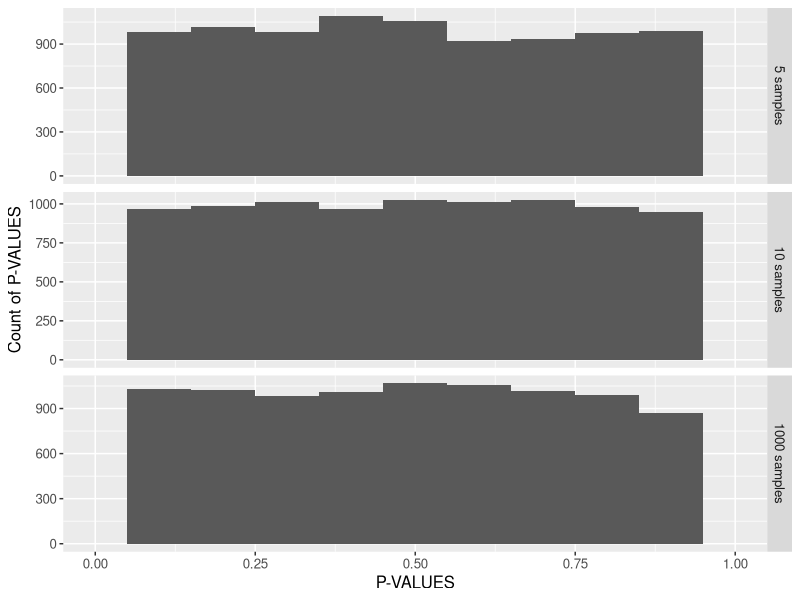
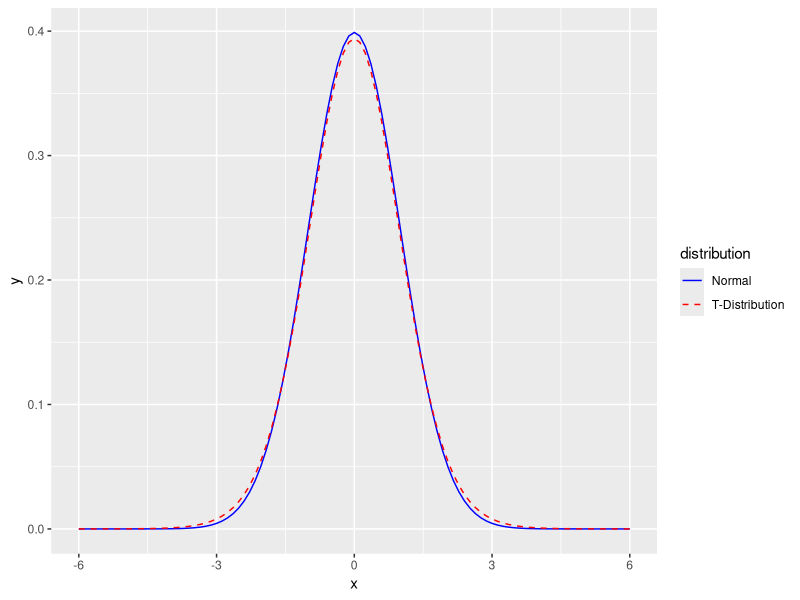
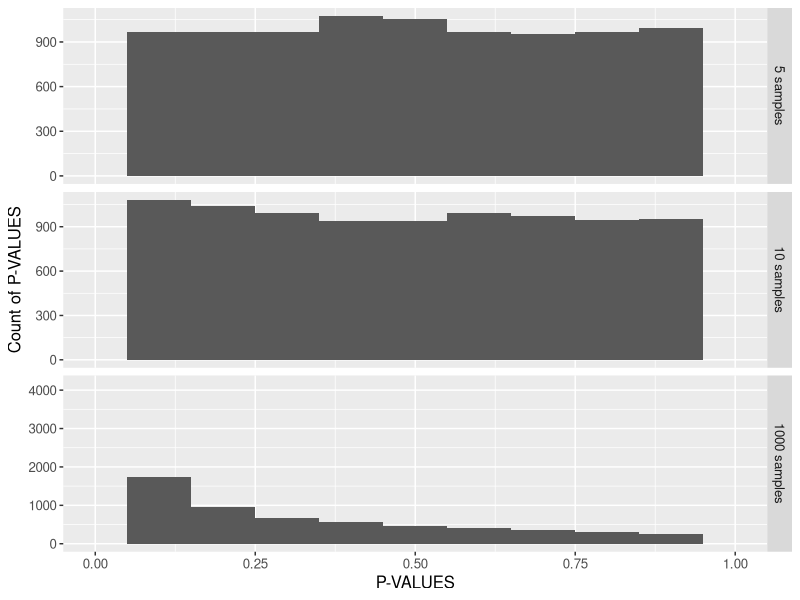
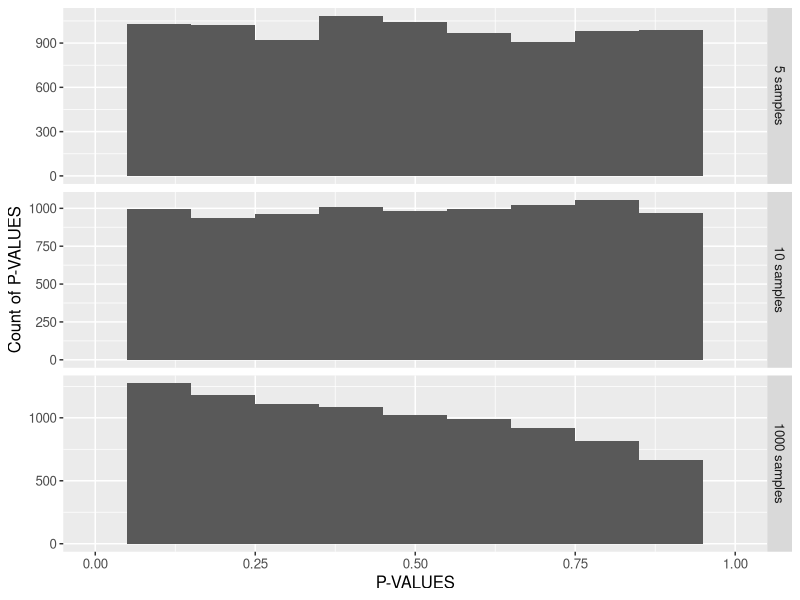
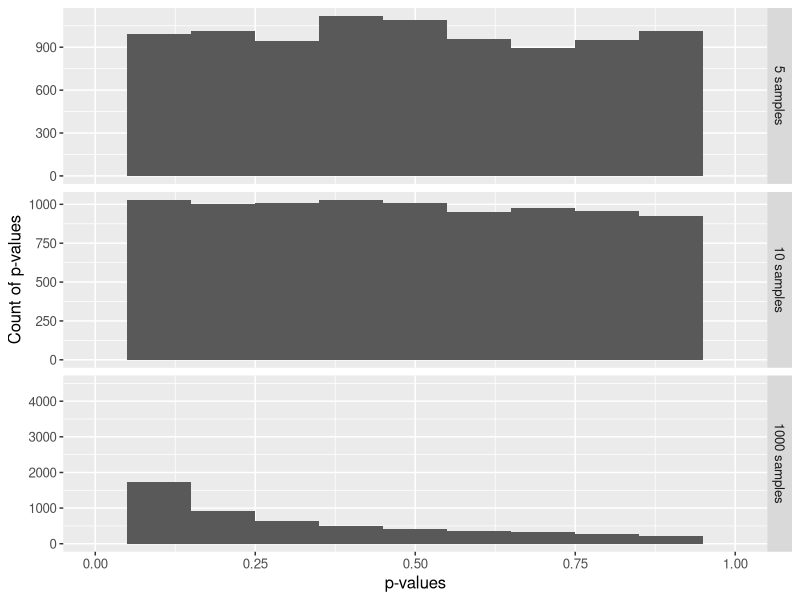
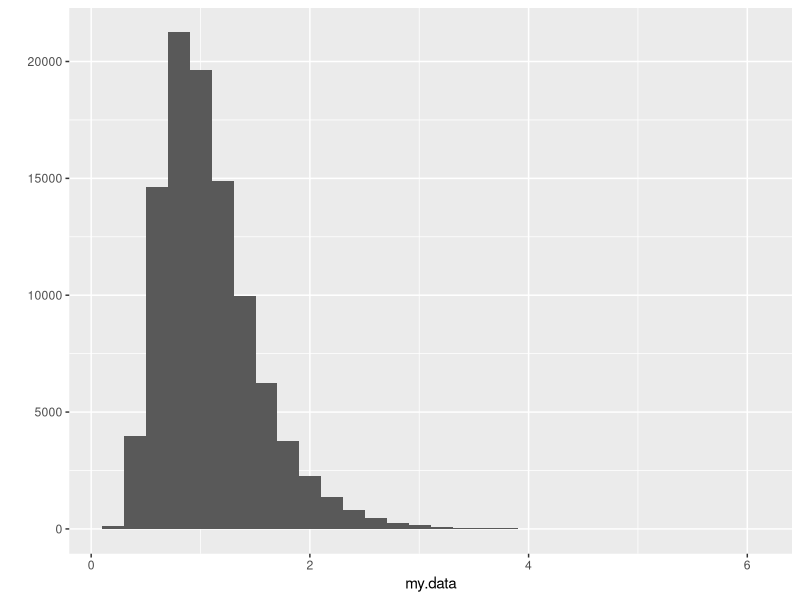
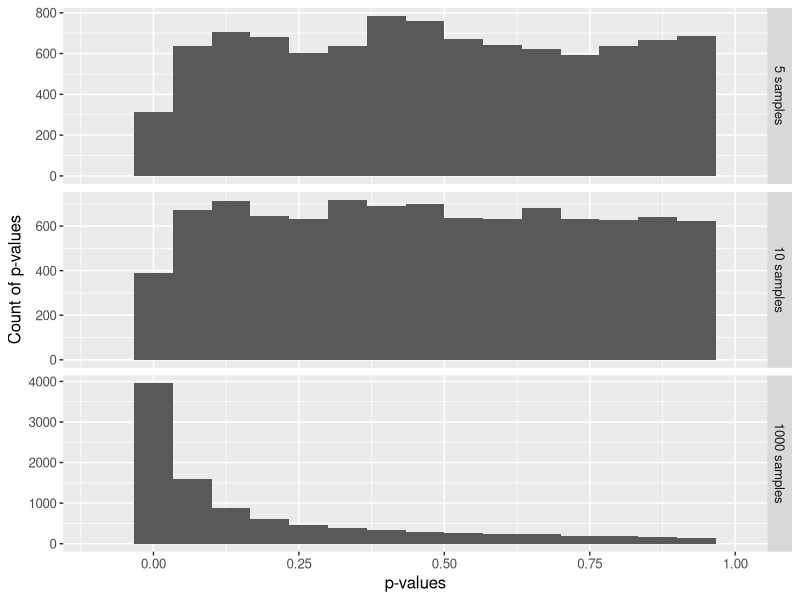

Generate these figures, in order, with R:
## ---- chunk 1
library(ggplot2)
library(reshape2)
#' @name assign_vector
#' @param data A vector of data to perform the t-test on.
#' @param n An integer indicating the number of t-tests to perform. Default is 1000
#' @return A data frame in "tall" format
assign_vector <- function(data, n = 1000) {
  # replicate the call to shapiro.test n times to build up a vector of p-values
  p.5 <- replicate(n=n, expr=shapiro.test(sample(my.data, 5, replace=TRUE))$p.value)
  p.10 <- replicate(n=n, expr=shapiro.test(sample(my.data, 10, replace=TRUE))$p.value)
  p.1000 <- replicate(n=n, expr=shapiro.test(sample(my.data, 1000, replace=TRUE))$p.value)
  #' Combine the data into a data frame, 
  #' one column for each number of samples tested.
  p.df <- cbind(p.5, p.10, p.1000)
  p.df <- as.data.frame(p.df)
  colnames(p.df) <- c("5 samples","10 samples","1000 samples")
  #' Put the data in "tall" format, one column for number of samples
  #' and one column for the p-value.
  p.df.m <- melt(p.df)
  #' Make sure the levels are sorted correctly.
  p.df.m <- transform(p.df.m, variable = factor(variable, levels = c("5 samples","10 samples","1000 samples")))
  return(p.df.m)  
}
## ---- chunk 2
n.rand <- 100000
n.test <- 10000
my.data <- rnorm(n.rand)
p.df.m <- assign_vector(my.data, n = n.test)

ggplot(p.df.m, aes(x = value)) + 
  geom_histogram(binwidth = 1/10) + 
  facet_grid(facets=variable ~ ., scales="free_y") + 
  xlim(0,1) + 
  ylab("Count of P-VALUES") +
  xlab("P-VALUES") +
  theme(text = element_text(size = 12))
## ---- chunk 3
ggplot(NULL, aes(x=x, colour = distribution)) + 
  stat_function(fun=dnorm, data = data.frame(x = c(-6,6), 
                distribution = factor(1))) + 
  stat_function(fun=dt, args = list( df = 20), data = data.frame(x = c(-6,6), 
                distribution = factor(2)), linetype = "dashed") + 
  scale_colour_manual(values = c("blue","red"), labels = c("Normal","T-Distribution"))
## ---- chunk 4
my.data <- rt(n.rand, df = 20)
p.df.m <- assign_vector(my.data, n = n.test)

ggplot(p.df.m, aes(x = value)) + 
  geom_histogram(binwidth = 1/10) + 
  facet_grid(facets=variable ~ ., scales="free_y") + 
  xlim(0,1) + 
  ylab("Count of P-VALUES") +
  xlab("P-VALUES") +
  theme(text = element_text(size = 12))
## ---- chunk 5
my.data <- rt(n.rand, df = 20)
my.data.2 <- rnorm(n.rand)
# Trim off the tails (-3 < my.data < 3)
my.data <- my.data[which(my.data < 3 & my.data > -3)]
# Add in tails from the other distribution (my.data.2 <-3 & my.data.2 >3)
my.data <- c(my.data, my.data.2[which(my.data.2 < -3 | my.data.2 > 3)])
p.df.m <- assign_vector(my.data, n = n.test)
ggplot(p.df.m, aes(x = value)) + 
  geom_histogram(binwidth = 1/10) + 
  facet_grid(facets=variable ~ ., scales="free_y") + 
  xlim(0,1) + 
  ylab("Count of P-VALUES") +
  xlab("P-VALUES") +
  theme(text = element_text(size = 12))
## ---- chunk 6
my.data <- rnorm(n.rand)
my.data.2 <- rt(n.rand, df = 20)
# Trim off the tails from similar to done above. 
my.data <- my.data[which(my.data < 3 & my.data > -3)]
# Add in tails from the other distribution
my.data <- c(my.data, my.data.2[which(my.data.2 < -3 | my.data.2 > 3)])
p.df.m <- assign_vector(my.data, n = n.test)

ggplot(p.df.m, aes(x = value)) + 
  geom_histogram(binwidth = 1/10) + 
  facet_grid(facets=variable ~ ., scales="free_y") + 
  xlim(0,1) + 
  ylab("Count of p-values") +
  xlab("p-values") +
  theme(text = element_text(size = 12))
## ---- chunk 7
my.data <- rlnorm(n.rand, 0, 0.4)
#p.df.m <- assign_vector(my.data, n = n.test)
qplot(my.data, geom="histogram")
ggplot(p.df.m, aes(x = value)) + 
  geom_histogram(binwidth = 1/15) + 
  facet_grid(facets=variable ~ ., scales="free_y") + 
  xlim(-.1,1) + 
  ylab("Count of p-values") +
  xlab("p-values") +
  theme(text = element_text(size = 12))

